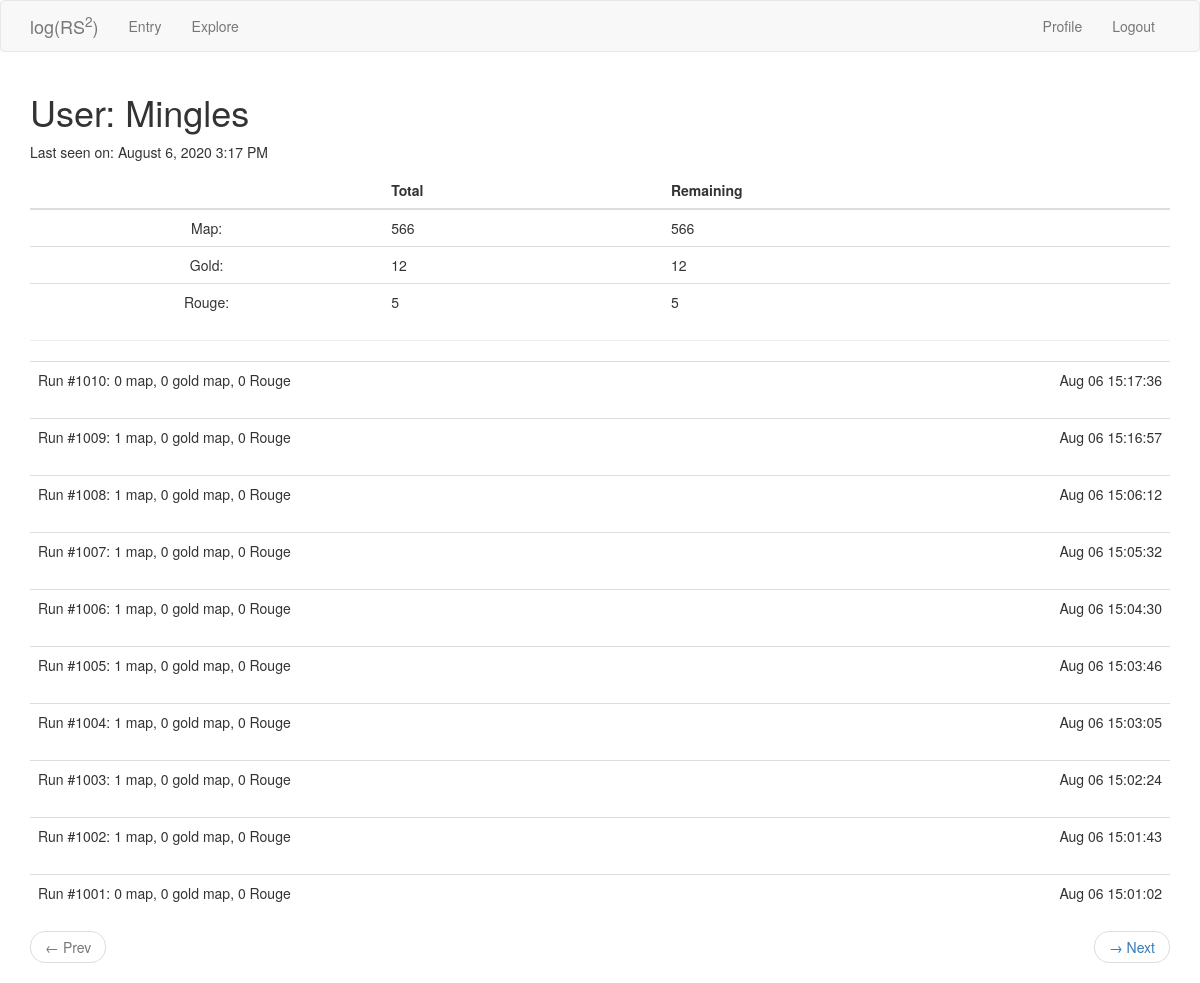
Screenshot of /user/Mingles (signed in) with the database file from the repository.
### app/models.py (models this page shows, shortened)
class User(UserMixin, db.Model):
    id = db.Column(db.Integer, primary_key=True)
    username = db.Column(db.String(64), index=True, unique=True)
    email = db.Column(db.String(128), index=True, unique=True)
    password_hash = db.Column(db.String(128))
    last_seen = db.Column(db.DateTime, default=datetime.utcnow)
    map_drops = db.relationship('MapDrop', backref='player', lazy='dynamic')

class MapDrop(db.Model):
    id = db.Column(db.Integer, primary_key=True)
    map = db.Column(db.Integer)
    gold_map = db.Column(db.Integer)
    rouge = db.Column(db.Integer)
    time = db.Column(db.DateTime, index=True, default=datetime.utcnow)
    user_id = db.Column(db.Integer, db.ForeignKey('user.id'))
    run = db.Column(db.Integer)

### app/routes.py (the view)
@app.route('/user/<username>')
@login_required
def user(username):
    user = User.query.filter_by(username=username).first_or_404()
    page = request.args.get('page', 1, type=int)
    maps = db.session.query(db.func.sum(MapDrop.map)).filter_by(user_id=user.id).scalar()
    gold_maps = db.session.query(db.func.sum(MapDrop.gold_map)).filter_by(user_id=user.id).scalar()
    rouges = db.session.query(db.func.sum(MapDrop.rouge)).filter_by(user_id=user.id).scalar()
    mapdrops = user.map_drops.order_by(MapDrop.time.desc()).paginate(page, app.config['MAPDROPS_PER_PAGE'], False)
    next_url = prev_url = None
    if mapdrops.has_next:
        next_url = url_for('user', username=user.username, page=mapdrops.next_num)
    if mapdrops.has_prev:
        prev_url = url_for('user', username=user.username, page=mapdrops.prev_num)
    return render_template('user.html', title='Profile', user=user, maps=maps, gold_maps=gold_maps, rouges=rouges,
                            mapdrops=mapdrops.items, next_url=next_url, prev_url=prev_url)

### app/models.py (called while the page is built)
@login.user_loader
def load_user(id):
    return User.query.get(int(id))

### app/routes.py (called while the page is built)
@app.before_request
def before_request():
    if current_user.is_authenticated:
        current_user.last_seen = datetime.utcnow()
        db.session.commit()

### app/templates/user.html
{% extends "base.html" %}
{% block app_content %}
    <h1>User: {{ user.username }}</h1>
    {% if user.last_seen %}
    <p>Last seen on: {{ moment(user.last_seen).format('LLL') }}</p>
    {% endif %}
    <table class="table table-hover">
        <thead>
            <tr>
                <th scope="col"></th>
                <th scope="col">Total</th>
                <th scope="col">Remaining</th>
            </tr>
        </thead>
        <tbody>
            <tr>
                <td align="center">Map:</td>
                <td>{{ maps }}</td>
                <td>{{ maps }}</td>
            </tr>
            <tr>
                <td align="center">Gold:</td>
                <td>{{ gold_maps }}</td>
                <td>{{ gold_maps }}</td>
            </tr>
            <tr>
                <td align="center">Rouge:</td>
                <td>{{ rouges }}</td>
                <td>{{ rouges }}</td>
            </tr>
        </tbody>
    </table>
    <hr>
    {% for mapdrop in mapdrops %}
        {% include "_mapdrop.html" %}
    {% endfor %}
    {% if prev_url or next_url %}
    <nav aria-label="...">
        <ul class="pager">
            <li class="previous{% if not prev_url %} disabled{% endif %}">
                <a href="{{ prev_url or '#' }}">
                    <span aria-hidden="true">&larr;</span> Prev
                </a>
            </li>
            <li class="next{% if not next_url %} disabled{% endif %}">
                <a href="{{ next_url or '#' }}">
                    <span aria-hidden="true">&rarr;</span> Next
                </a>
            </li>
        </ul>
    </nav>
    {% endif %}
{% endblock %}

### app/templates/_mapdrop.html (shortened to what this page needs)
<table class="table table-hover">
    <tr>
        <td>
            Run #{{ mapdrop.run }}:
            {{ mapdrop.map }} map, {{ mapdrop.gold_map }} gold map, {{ mapdrop.rouge }} Rouge
        </td>
        <td align="right">
            {{ moment(mapdrop.time).format('MMM DD HH:mm:ss') }}
        </td>
    </tr>
</table>

### rows the page displays
User: username "Mingles", last_seen "August 6, 2020 3:17 PM"
MapDrop: run "1010", map "0", gold_map "0", rouge "0", time "Aug 06 15:17:36"
MapDrop: run "1009", map "1", gold_map "0", rouge "0", time "Aug 06 15:16:57"
MapDrop: run "1008", map "1", gold_map "0", rouge "0", time "Aug 06 15:06:12"
MapDrop: run "1007", map "1", gold_map "0", rouge "0", time "Aug 06 15:05:32"
MapDrop: run "1006", map "1", gold_map "0", rouge "0", time "Aug 06 15:04:30"
MapDrop: run "1005", map "1", gold_map "0", rouge "0", time "Aug 06 15:03:46"
MapDrop: run "1004", map "1", gold_map "0", rouge "0", time "Aug 06 15:03:05"
MapDrop: run "1003", map "1", gold_map "0", rouge "0", time "Aug 06 15:02:24"
MapDrop: run "1002", map "1", gold_map "0", rouge "0", time "Aug 06 15:01:43"
MapDrop: run "1001", map "0", gold_map "0", rouge "0", time "Aug 06 15:01:02"

### other values shown
{{ maps }} "566"
{{ gold_maps }} "12"
{{ rouges }} "5"
